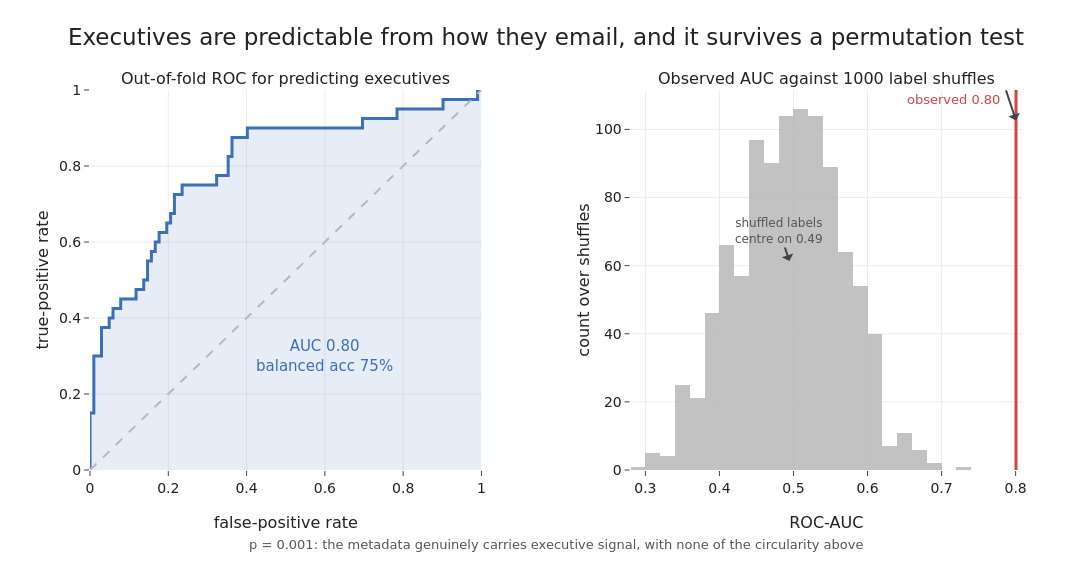

The code cell stored with this chart in its notebook:
### Markdown cell above
## A target the features never saw

The job-title layer was annotated from an external source and joined after the
fact, so it owes nothing to the email features. Predicting whether a person is
an executive is a genuine test. Executives are rare here (40 of 142), so plain
accuracy would flatter a model that always guessed "no"; the ROC curve and a
balanced-accuracy figure judge it fairly, and a permutation null over a thousand
label shuffles says whether the result could have come up by chance.

### Code cell
clf = make_pipeline(StandardScaler(), LogisticRegression(max_iter=5000, class_weight="balanced"))
cv = StratifiedKFold(10, shuffle=True, random_state=0)
proba = cross_val_predict(clf, X, y_exec, cv=cv, method="predict_proba")[:, 1]
auc = roc_auc_score(y_exec, proba)
bacc = balanced_accuracy_score(y_exec, (proba >= 0.5).astype(int))
fpr, tpr, _ = roc_curve(y_exec, proba)

rng = np.random.default_rng(0)
NPERM = 1000
null = np.empty(NPERM)
for i in range(NPERM):
    yp = rng.permutation(y_exec)
    null[i] = roc_auc_score(yp, cross_val_predict(clf, X, yp, cv=cv, method="predict_proba")[:, 1])
p_exec = (int(np.sum(null >= auc)) + 1) / (NPERM + 1)
print(f"AUC {auc:.3f}  balanced acc {bacc:.3f}  null mean {null.mean():.3f}  p {p_exec:.4f}")

fig = make_subplots(rows=1, cols=2, column_widths=[0.5, 0.5], horizontal_spacing=0.16,
    subplot_titles=["Out-of-fold ROC for predicting executives",
                    "Observed AUC against 1000 label shuffles"])
fig.add_trace(go.Scatter(x=fpr, y=tpr, mode="lines", line=dict(color=BLUE, width=3),
    fill="tozeroy", fillcolor="rgba(59,111,182,0.12)", showlegend=False), row=1, col=1)
fig.add_trace(go.Scatter(x=[0, 1], y=[0, 1], mode="lines", line=dict(color=GREY, dash="dash", width=2),
    showlegend=False), row=1, col=1)
fig.add_annotation(x=0.6, y=0.30, text=f"AUC {auc:.2f}<br>balanced acc {bacc:.0%}", showarrow=False,
    font=dict(size=15, color=BLUE), row=1, col=1)
fig.update_xaxes(title_text="false-positive rate", range=[0, 1], row=1, col=1)
fig.update_yaxes(title_text="true-positive rate", range=[0, 1], row=1, col=1)

fig.add_trace(go.Histogram(x=null, nbinsx=42, marker_color=GREY, opacity=0.85, showlegend=False), row=1, col=2)
fig.add_vline(x=auc, line=dict(color=RED, width=3), row=1, col=2)
fig.add_annotation(xref="x2", yref="y2 domain", x=auc, y=0.92, yanchor="top", xanchor="right",
    text=f"observed {auc:.2f} ", font=dict(size=13, color=RED))
fig.add_annotation(xref="x2", yref="y2 domain", x=float(null.mean()), y=0.55, xanchor="center",
    text=f"shuffled labels<br>centre on {null.mean():.2f}", font=dict(size=12, color="#555"))
fig.add_annotation(xref="paper", yref="paper", x=0.5, y=-0.22, showarrow=False, xanchor="center",
    text=f"p = {p_exec:.3f}: the metadata genuinely carries executive signal, with none of the circularity above",
    font=dict(size=13, color="#555"))
fig.update_xaxes(title_text="ROC-AUC", row=1, col=2)
fig.update_yaxes(title_text="count over shuffles", row=1, col=2)
fig.update_layout(title="Executives are predictable from how they email, and it survives a permutation test")
save_fig(fig, "pp2_executive_prediction.png", w=1320, h=580, margin=dict(l=90, r=70, t=90, b=110))

### Figure 1 — Plotly figure (JSON) as saved in the notebook; plotly's stock layout.template omitted (floating-point values rounded to 4 significant figures; data arrays with more than 128 entries replaced by an {"elided": "..."} marker saying what was removed)
{"data": [{"fill": "tozeroy", "fillcolor": "rgba(59,111,182,0.12)", "line": {"color": "#3b6fb6", "width": 3}, "mode": "lines", "showlegend": false, "type": "scatter", "x": [0.0, 0.0, 0.0, 0.009804, 0.009804, 0.02941, 0.02941, 0.04902, 0.04902, 0.05882, 0.05882, 0.07843, 0.07843, 0.1176, 0.1176, 0.1373, 0.1373, 0.1471, 0.1471, 0.1569, 0.1569, 0.1667, 0.1667, 0.1765, 0.1765, 0.1961, 0.1961, 0.2059, 0.2059, 0.2157, 0.2157, 0.2353, 0.2353, 0.3235, 0.3235, 0.3529, 0.3529, 0.3627, 0.3627, 0.402, 0.402, 0.6961, 0.6961, 0.7843, 0.7843, 0.902, 0.902, 0.9902, 0.9902, 1.0], "xaxis": "x", "y": [0.0, 0.025, 0.15, 0.15, 0.3, 0.3, 0.375, 0.375, 0.4, 0.4, 0.425, 0.425, 0.45, 0.45, 0.475, 0.475, 0.5, 0.5, 0.55, 0.55, 0.575, 0.575, 0.6, 0.6, 0.625, 0.625, 0.65, 0.65, 0.675, 0.675, 0.725, 0.725, 0.75, 0.75, 0.775, 0.775, 0.825, 0.825, 0.875, 0.875, 0.9, 0.9, 0.925, 0.925, 0.95, 0.95, 0.975, 0.975, 1.0, 1.0], "yaxis": "y"}, {"line": {"color": "#b8b8b8", "dash": "dash", "width": 2}, "mode": "lines", "showlegend": false, "type": "scatter", "x": [0, 1], "xaxis": "x", "y": [0, 1], "yaxis": "y"}, {"marker": {"color": "#b8b8b8"}, "nbinsx": 42, "opacity": 0.85, "showlegend": false, "type": "histogram", "x": {"elided": "1000 float values"}, "xaxis": "x2", "yaxis": "y2"}], "layout": {"annotations": [{"font": {"size": 16}, "showarrow": false, "text": "Out-of-fold ROC for predicting executives", "x": 0.21, "xanchor": "center", "xref": "paper", "y": 1.0, "yanchor": "bottom", "yref": "paper"}, {"font": {"size": 16}, "showarrow": false, "text": "Observed AUC against 1000 label shuffles", "x": 0.79, "xanchor": "center", "xref": "paper", "y": 1.0, "yanchor": "bottom", "yref": "paper"}, {"font": {"color": "#3b6fb6", "size": 15}, "showarrow": false, "text": "AUC 0.80<br>balanced acc 75%", "x": 0.6, "xref": "x", "y": 0.3, "yref": "y"}, {"font": {"color": "#d04545", "size": 13}, "text": "observed 0.80 ", "x": 0.8005, "xanchor": "right", "xref": "x2", "y": 0.92, "yanchor": "top", "yref": "y2 domain"}, {"font": {"color": "#555", "size": 12}, "text": "shuffled labels<br>centre on 0.49", "x": 0.4945, "xanchor": "center", "xref": "x2", "y": 0.55, "yref": "y2 domain"}, {"font": {"color": "#555", "size": 13}, "showarrow": false, "text": "p = 0.001: the metadata genuinely carries executive signal, with none of the circularity above", "x": 0.5, "xanchor": "center", "xref": "paper", "y": -0.22, "yref": "paper"}], "height": 580, "margin": {"b": 110, "l": 90, "r": 70, "t": 90}, "shapes": [{"line": {"color": "#d04545", "width": 3}, "type": "line", "x0": 0.8005, "x1": 0.8005, "xref": "x2", "y0": 0, "y1": 1, "yref": "y2 domain"}], "title": {"text": "Executives are predictable from how they email, and it survives a permutation test"}, "width": 1320, "xaxis": {"anchor": "y", "domain": [0.0, 0.42], "range": [0, 1], "title": {"text": "false-positive rate"}}, "xaxis2": {"anchor": "y2", "domain": [0.58, 1.0], "title": {"text": "ROC-AUC"}}, "yaxis": {"anchor": "x", "domain": [0.0, 1.0], "range": [0, 1], "title": {"text": "true-positive rate"}}, "yaxis2": {"anchor": "x2", "domain": [0.0, 1.0], "title": {"text": "count over shuffles"}}}}
